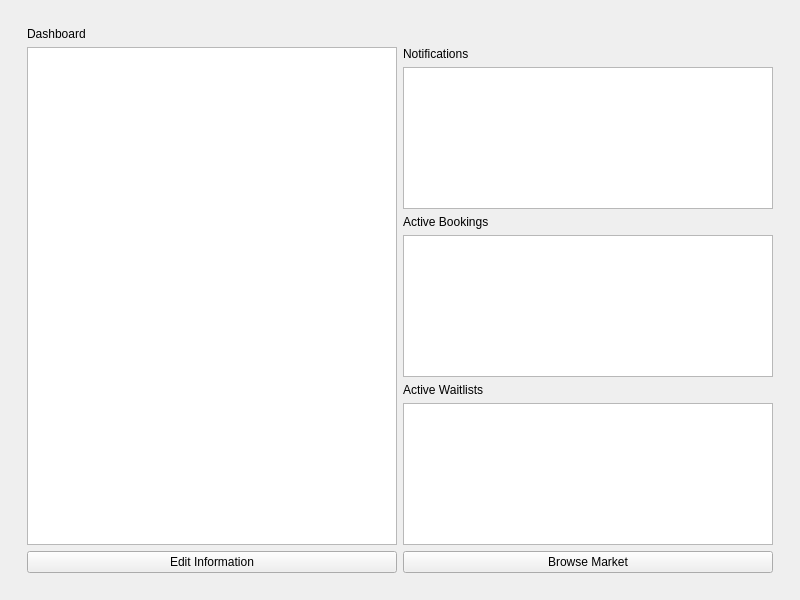
<?xml version="1.0" encoding="UTF-8"?>
<ui version="4.0">
 <class>MainWindow</class>
 <widget class="QMainWindow" name="MainWindow">
  <property name="geometry">
   <rect>
    <x>0</x>
    <y>0</y>
    <width>800</width>
    <height>600</height>
   </rect>
  </property>
  <property name="windowTitle">
   <string>MainWindow</string>
  </property>
  <widget class="QWidget" name="centralwidget">
   <property name="sizePolicy">
    <sizepolicy hsizetype="Expanding" vsizetype="Expanding">
     <horstretch>0</horstretch>
     <verstretch>0</verstretch>
    </sizepolicy>
   </property>
   <layout class="QVBoxLayout" name="verticalLayout">
    <item>
     <widget class="QStackedWidget" name="stackedWidget">
      <widget class="QWidget" name="dashboard">
       <layout class="QVBoxLayout" name="verticalLayout_3">
        <item>
         <widget class="QWidget" name="widget" native="true">
          <layout class="QVBoxLayout" name="verticalLayout_4">
           <item>
            <layout class="QHBoxLayout" name="horizontalLayout_3">
             <item>
              <widget class="QLabel" name="label_2">
               <property name="text">
                <string>Dashboard</string>
               </property>
              </widget>
             </item>
            </layout>
           </item>
           <item>
            <layout class="QVBoxLayout" name="verticalLayout_2">
             <item>
              <layout class="QHBoxLayout" name="horizontalLayout_2">
               <item>
                <widget class="QListWidget" name="list_user_information"/>
               </item>
               <item>
                <layout class="QVBoxLayout" name="verticalLayout_7">
                 <item>
                  <widget class="QLabel" name="label">
                   <property name="text">
                    <string>Notifications</string>
                   </property>
                  </widget>
                 </item>
                 <item>
                  <widget class="QListWidget" name="list_notifications"/>
                 </item>
                 <item>
                  <widget class="QLabel" name="label_4">
                   <property name="text">
                    <string>Active Bookings</string>
                   </property>
                  </widget>
                 </item>
                 <item>
                  <widget class="QListWidget" name="list_active_bookings"/>
                 </item>
                 <item>
                  <widget class="QLabel" name="label_5">
                   <property name="text">
                    <string>Active Waitlists</string>
                   </property>
                  </widget>
                 </item>
                 <item>
                  <widget class="QListWidget" name="list_waitlist"/>
                 </item>
                </layout>
               </item>
              </layout>
             </item>
            </layout>
           </item>
           <item>
            <layout class="QHBoxLayout" name="horizontalLayout_4">
             <item>
              <widget class="QPushButton" name="pushButton_2">
               <property name="text">
                <string>Edit Information</string>
               </property>
              </widget>
             </item>
             <item>
              <widget class="QPushButton" name="browse_market">
               <property name="text">
                <string>Browse Market</string>
               </property>
              </widget>
             </item>
            </layout>
           </item>
          </layout>
         </widget>
        </item>
       </layout>
      </widget>
      <widget class="QWidget" name="market_schedule">
       <layout class="QVBoxLayout" name="verticalLayout_5">
        <item>
         <widget class="QWidget" name="widget_2" native="true">
          <layout class="QVBoxLayout" name="verticalLayout_9">
           <item>
            <layout class="QHBoxLayout" name="horizontalLayout_6">
             <item>
              <widget class="QLabel" name="label_3">
               <property name="sizePolicy">
                <sizepolicy hsizetype="Preferred" vsizetype="Preferred">
                 <horstretch>8</horstretch>
                 <verstretch>0</verstretch>
                </sizepolicy>
               </property>
               <property name="text">
                <string>Market Schedule</string>
               </property>
              </widget>
             </item>
             <item>
              <widget class="QPushButton" name="back_to_dashboard">
               <property name="text">
                <string>Back</string>
               </property>
              </widget>
             </item>
            </layout>
           </item>
           <item>
            <layout class="QVBoxLayout" name="verticalLayout_8">
             <item>
              <layout class="QHBoxLayout" name="horizontalLayout_5">
               <item>
                <widget class="QListWidget" name="list_booking_dates"/>
               </item>
               <item>
                <widget class="QListView" name="list_booking_information"/>
               </item>
              </layout>
             </item>
            </layout>
           </item>
           <item>
            <layout class="QHBoxLayout" name="horizontalLayout_7">
             <item>
              <widget class="QPushButton" name="pushButton_5">
               <property name="text">
                <string>Make Booking</string>
               </property>
              </widget>
             </item>
             <item>
              <widget class="QPushButton" name="pushButton_4">
               <property name="text">
                <string>Cancel Booking</string>
               </property>
              </widget>
             </item>
            </layout>
           </item>
          </layout>
         </widget>
        </item>
       </layout>
      </widget>
     </widget>
    </item>
   </layout>
  </widget>
 </widget>
 <resources/>
 <connections/>
</ui>
